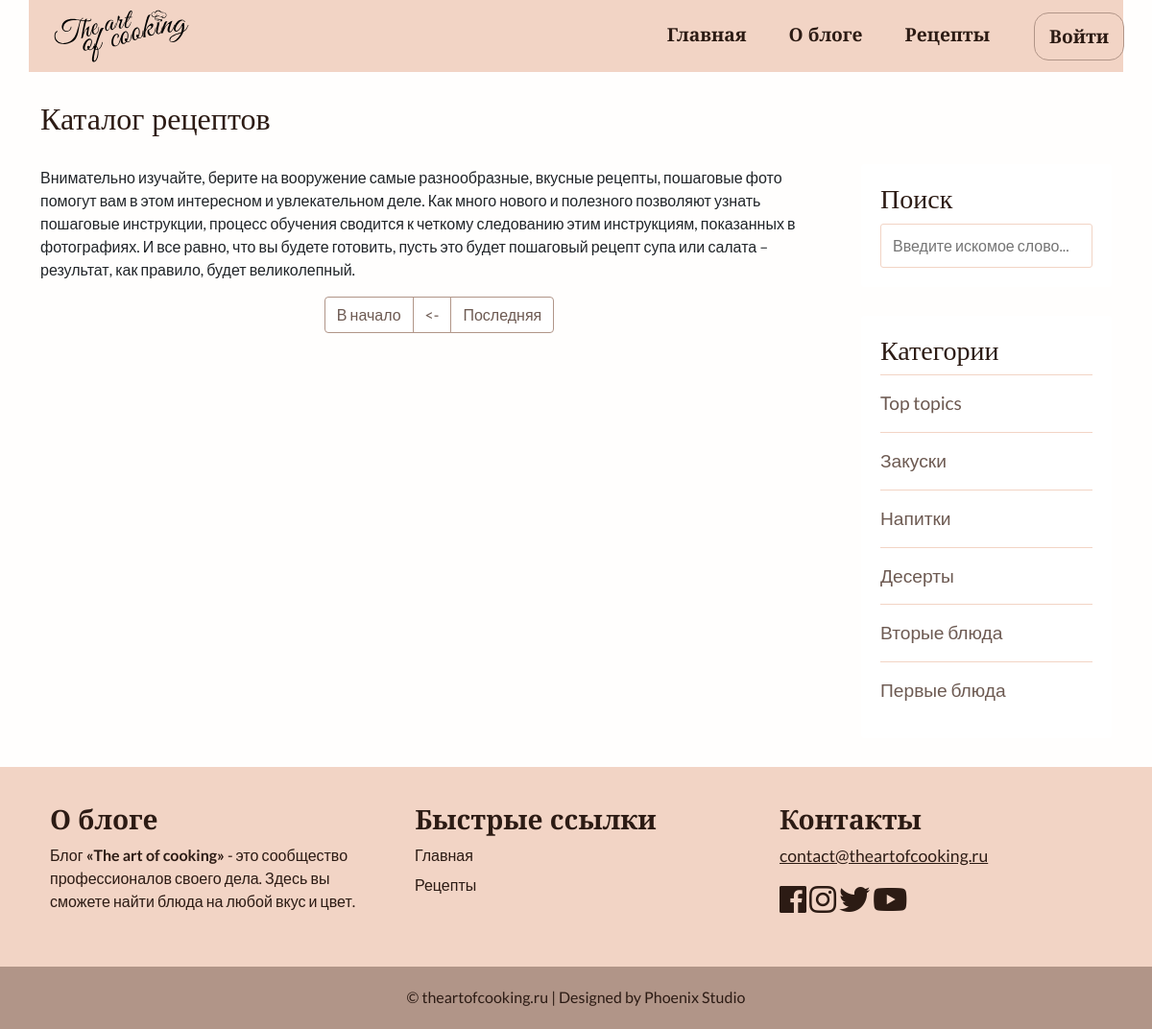
Page /catalog.php?page=7 on the earlier database version.
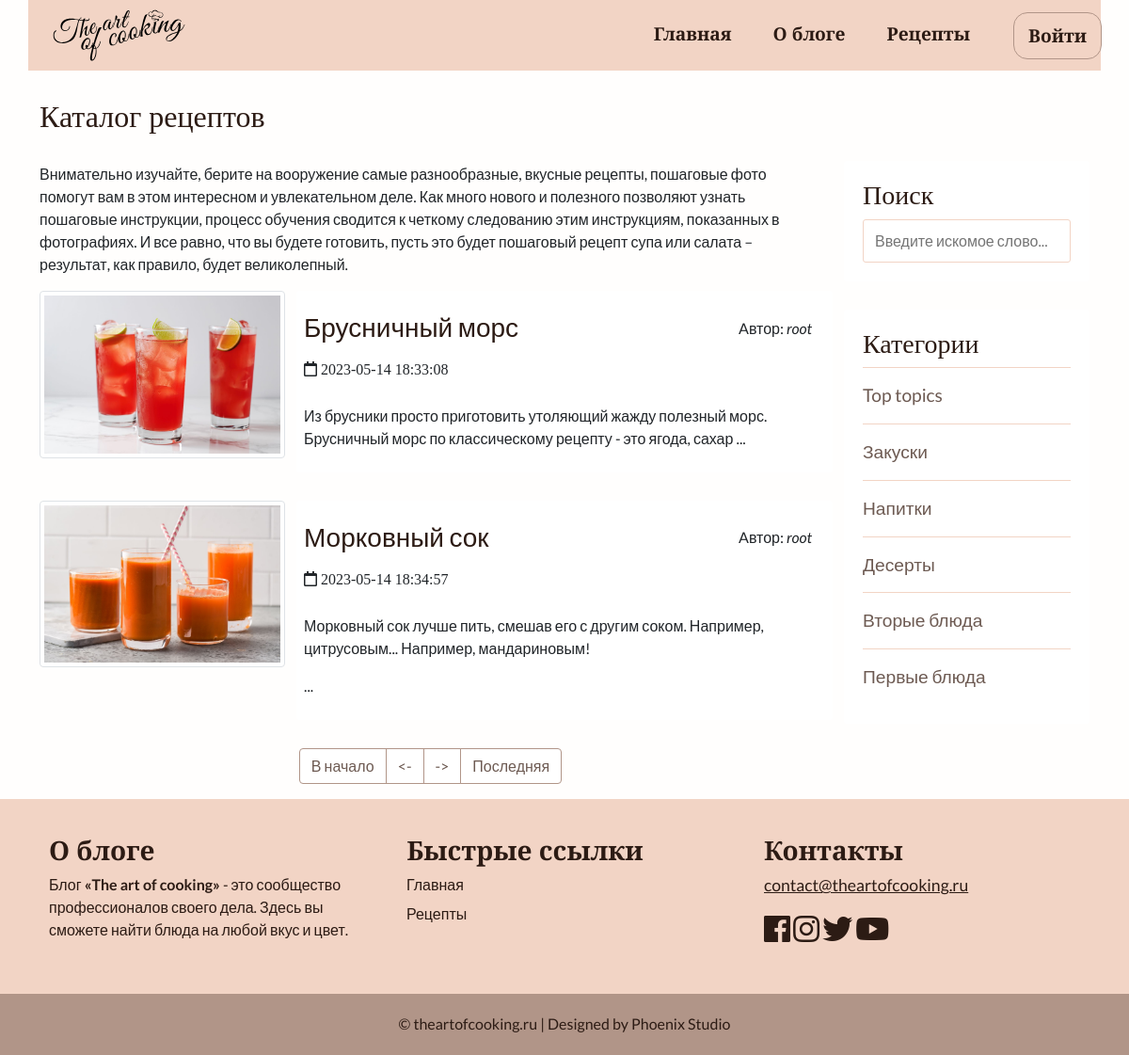
Same page on the later database version.
### tables this page shows
CREATE TABLE `topics` (
  `id` int NOT NULL,
  `name` varchar(121) NOT NULL,
  `description` text NOT NULL
);

CREATE TABLE `posts` (
  `id` int NOT NULL,
  `id_user` int NOT NULL,
  `title` varchar(255) NOT NULL,
  `img` varchar(255) NOT NULL,
  `content` text NOT NULL,
  `status` tinyint NOT NULL,
  `id_topic` int DEFAULT NULL,
  `created_date` datetime NOT NULL DEFAULT CURRENT_TIMESTAMP
);

CREATE TABLE `users` (
  `id` int NOT NULL,
  `admin` tinyint NOT NULL,
  `username` varchar(255) NOT NULL,
  `email` varchar(255) NOT NULL,
  `password` varchar(255) NOT NULL,
  `created` timestamp NOT NULL DEFAULT CURRENT_TIMESTAMP
);

### app/database/db.php (called while the page is built, shortened)
<?php
require 'connect.php';
function dbCheckError($query){
    $errInfo = $query->errorInfo();
    return true;
}
function selectAll($table, $params = []){
    global $pdo;
    $sql = "SELECT * FROM $table";
    $query = $pdo->prepare($sql);
    $query->execute();
    return $query->fetchAll();
}
function selectAllFromPostsWithUsersOnIndex($table1, $table2, $limit, $offset){
    global $pdo;
    $sql = "SELECT p.*, u.username FROM $table1 AS p JOIN $table2 AS u ON p.id_user = u.id WHERE p.status=1 LIMIT $limit OFFSET $offset";
    $query = $pdo->prepare($sql);
    $query->execute();
    return $query->fetchAll();
}
function countRow($table){
    global $pdo;
    $sql = "SELECT Count(*) FROM $table";
    $query = $pdo->prepare($sql);
    $query->execute();
    return $query->fetchColumn();
}

### app/controllers/topics.php (called while the page is built, shortened)
<?php
include SITE_ROOT . "/app/database/db.php";
$topics = selectAll('topics');

### catalog.php (the view, shortened to what this page needs)
<?php
    include "app/controllers/topics.php";
    $page = isset($_GET['page']) ? $_GET['page']: 1;
    $limit = 2;
    $offset = $limit * ($page - 1);
    $total_pages = round(countRow('posts') / $limit, 0);
    $posts = selectAllFromPostsWithUsersOnIndex('posts', 'users', $limit, $offset);
?>
<!doctype html>
<html lang="en">
<head>
    <link href="https://cdn.jsdelivr.net/npm/bootstrap@5.0.0-beta2/dist/css/bootstrap.min.css" rel="stylesheet">
    <link rel="stylesheet" href="https://use.fontawesome.com/releases/v5.7.2/css/all.css"
>
    <link rel="stylesheet" href="assets/css/style.css">
</head>
<body>
<?php include("app/include/header.php"); ?>
<div class="container">
    <div class="content row">
        <div class="main-content col-md-9 col-12">
            <h2>Каталог рецептов</h2>
                <p>
                Внимательно изучайте, берите на вооружение самые разнообразные, вкусные рецепты, пошаговые фото помогут вам в этом интересном и увлекательном деле. Как много нового и полезного позволяют узнать пошаговые инструкции, процесс обучения сводится к четкому следованию этим инструкциям, показанных в фотографиях. И все равно, что вы будете готовить, пусть это будет пошаговый рецепт супа или салата – результат, как правило, будет великолепный.
                </p>
            <?php foreach ($posts as $post): ?>
                    <div class="post row">
                        <div class="img col-12 col-md-4">
                            <img src="<?=BASE_URL . 'assets/images/posts/' . $post['img'] ?>" alt="<?=$post['title']?>"
                                class="img-thumbnail">
                        </div>
                        <div class="post_text col-12 col-md-8">
                            <div class="post-name"
                                style="display: flex; justify-content:space-between; align-items: center;">
                                <h3><a href="<?=BASE_URL . 'single.php?post=' . $post['id'];?>"><?=substr($post['title'], 0, 80)?></a></h3>
                                <p class="author"><i class="fa fa-user-circle-o" aria-hidden="true"></i>Aвтор: <i><?=$post['username'];?></i></p>
                            </div>
                            <i class="far fa-calendar"> <?=$post['created_date'];?></i>
                            <p class="preview-text">
                                <?=mb_substr($post['content'], 0, 125, 'UTF-8'). '...'  ?>
                            </p>
                        </div>
                    </div>
                    <?php endforeach; ?>
            <?php include("app/include/pagination.php"); ?>
        </div>
        <div class="sidebar col-md-3 col-12">
            <div class="section search">
                <h3>Поиск</h3>
                <form action="search.php" method="post">
                    <input type="text" name="search-term" class="text-input" placeholder="Введите искомое слово...">
                </form>
            </div>
            <div class="section topics">
                <h3>Категории</h3>
                <ul>
                    <?php foreach ($topics as $key => $topic): ?>
                    <li>
                        <a href="<?=BASE_URL . 'category.php?id=' . $topic['id']; ?>"><?=$topic['name']; ?></a>
                    </li>
                    <?php endforeach; ?>
                </ul>
            </div>
        </div>
    </div>
</div>
<?php include("app/include/footer.php"); ?>
</body>
</html>

### app/include/pagination.php
<nav class="navigation" aria-label="Page navigation example">
    <ul class="pagination justify-content-center">
        <li class="page-item"><a class="page-link" href="?page=1">В начало</a></li>
        <?php if($page > 1): ?>
            <li class="page-item">
                <a class="page-link" href="<?php echo "?page=".($page - 1);?>"><-</a>
            </li>
        <?php endif; ?>
        <?php if($page < $total_pages): ?>
        <li class="page-item">
            <a class="page-link" href="<?php echo "?page=".($page + 1);?>">-></a>
        </li>
        <?php endif; ?>
        <li class="page-item"><a class="page-link" href="?page=<?php echo $total_pages; ?>">Последняя</a></li>
    </ul>
</nav>

Differences in the rows shown:
added posts: img (picture), title "Брусничный морс", id_user.username "root", created_date "2023-05-14 18:33:08", content "Из брусники просто приготовить утоляющий жажду полезный морс. Брусничный морс по классическому рецепту - это ягода, сахар"
added posts: img (picture), title "Морковный сок", id_user.username "root", created_date "2023-05-14 18:34:57", content "Морковный сок лучше пить, смешав его с другим соком. Например, цитрусовым... Например, мандариновым!"
